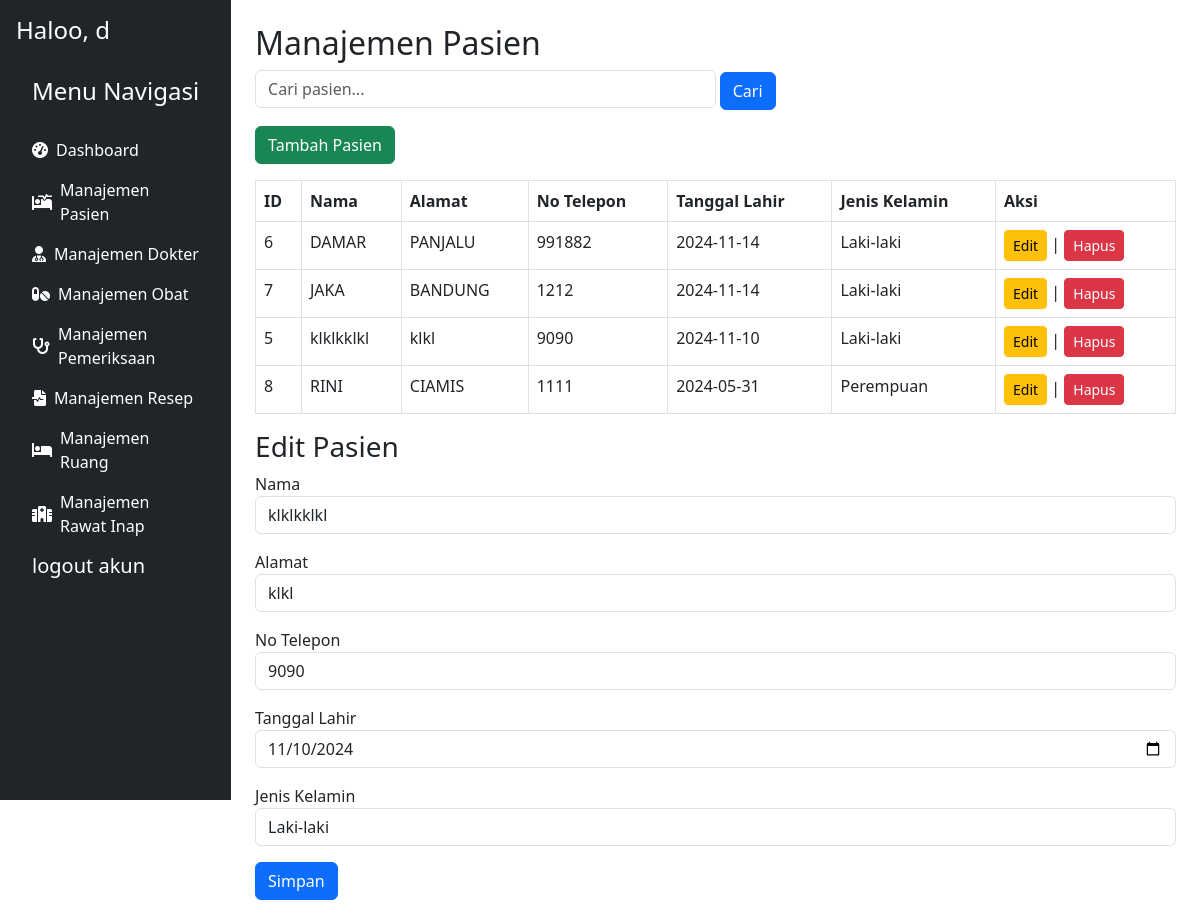
The app's page /pasien.php?id=5 (signed in) with its own data.
### tables this page shows
CREATE TABLE `pasien` (
  `id_pasien` int(11) NOT NULL,
  `nama` varchar(100) NOT NULL,
  `alamat` text DEFAULT NULL,
  `no_telepon` varchar(15) DEFAULT NULL,
  `tanggal_lahir` date DEFAULT NULL,
  `jenis_kelamin` varchar(20) DEFAULT NULL
);

### pasien.php (the view, shortened to what this page needs)
<?php
include 'db.php';
$search = isset($_GET['search']) ? $_GET['search'] : '';
$result = $conn->query("SELECT * FROM pasien WHERE nama LIKE '%$search%' ORDER BY nama ASC");
if (isset($_GET['id'])) {
    $id = $_GET['id'];
    $result_edit = $conn->query("SELECT * FROM pasien WHERE id_pasien = $id");
    $data_edit = $result_edit->fetch_assoc();
}
?>
<!DOCTYPE html>
<html lang="id">
<head>
    <link rel="stylesheet" href="styles.css">
    <link href="https://cdn.jsdelivr.net/npm/bootstrap@5.3.0/dist/css/bootstrap.min.css" rel="stylesheet">
</head>
<body>
    <div class="d-flex ">
        <?php include 'sidebar.php'; ?>
        <div class="container-fluid p-4">
            <h2>Manajemen Pasien</h2>
            <form method="GET" action="" class="mb-3">
                <input type="text" name="search" placeholder="Cari pasien..." class="form-control d-inline w-50">
                <button type="submit" class="btn btn-primary">Cari</button>
            </form>
            <a href="pasien.php" class="btn btn-success mb-3">Tambah Pasien</a>
            <table class="table table-bordered">
                <thead>
                    <tr>
                        <th>ID</th>
                        <th>Nama</th>
                        <th>Alamat</th>
                        <th>No Telepon</th>
                        <th>Tanggal Lahir</th>
                        <th>Jenis Kelamin</th>
                        <th>Aksi</th>
                    </tr>
                </thead>
                <tbody>
                    <?php while ($row = $result->fetch_assoc()): ?>
                    <tr>
                        <td><?= $row['id_pasien']; ?></td>
                        <td><?= $row['nama']; ?></td>
                        <td><?= $row['alamat']; ?></td>
                        <td><?= $row['no_telepon']; ?></td>
                        <td><?= $row['tanggal_lahir']; ?></td>
                        <td><?= $row['jenis_kelamin']; ?></td>
                        <td>
                            <a href="pasien.php?id=<?= $row['id_pasien']; ?>" class="btn btn-warning btn-sm">Edit</a> |
                            <a href="hapus_pasien.php?id=<?= $row['id_pasien']; ?>" class="btn btn-danger btn-sm" onclick="return confirm('Yakin ingin menghapus?')">Hapus</a>
                        </td>
                    </tr>
                    <?php endwhile; ?>
                </tbody>
            </table>
            <h3><?= isset($_GET['id']) ? 'Edit' : 'Tambah'; ?> Pasien</h3>
            <form method="POST" action="">
                <div class="mb-3">
                    <label>Nama</label>
                    <input type="text" name="nama" class="form-control" value="<?= isset($data_edit['nama']) ? $data_edit['nama'] : ''; ?>" required>
                </div>
                <div class="mb-3">
                    <label>Alamat</label>
                    <input type="text" name="alamat" class="form-control" value="<?= isset($data_edit['alamat']) ? $data_edit['alamat'] : ''; ?>" required>
                </div>
                <div class="mb-3">
                    <label>No Telepon</label>
                    <input type="text" name="no_telepon" class="form-control" value="<?= isset($data_edit['no_telepon']) ? $data_edit['no_telepon'] : ''; ?>" required>
                </div>
                <div class="mb-3">
                    <label>Tanggal Lahir</label>
                    <input type="date" name="tanggal_lahir" class="form-control" value="<?= isset($data_edit['tanggal_lahir']) ? $data_edit['tanggal_lahir'] : ''; ?>" required>
                </div>
                <div class="mb-3">
                    <label>Jenis Kelamin</label>
                    <select name="jenis_kelamin" class="form-control" required>
                        <option value="Laki-laki" <?= isset($data_edit['jenis_kelamin']) && $data_edit['jenis_kelamin'] == 'Laki-laki' ? 'selected' : ''; ?>>Laki-laki</option>
                    </select>
                </div>
                <button type="submit" name="tambah_pasien" class="btn btn-primary">Simpan</button>
            </form>
        </div>
    </div>
</body>
</html>

### records on screen
pasien: id_pasien "6", nama "DAMAR", alamat "PANJALU", no_telepon "991882", tanggal_lahir "2024-11-14", jenis_kelamin "Laki-laki"
pasien: id_pasien "7", nama "JAKA", alamat "BANDUNG", no_telepon "1212", tanggal_lahir "2024-11-14", jenis_kelamin "Laki-laki"
pasien: id_pasien "5", nama "klklkklkl", alamat "klkl", no_telepon "9090", tanggal_lahir "2024-11-10", jenis_kelamin "Laki-laki", tanggal_lahir "11/10/2024"
pasien: id_pasien "8", nama "RINI", alamat "CIAMIS", no_telepon "1111", tanggal_lahir "2024-05-31", jenis_kelamin "Perempuan"

### other values on screen
$username "d"
